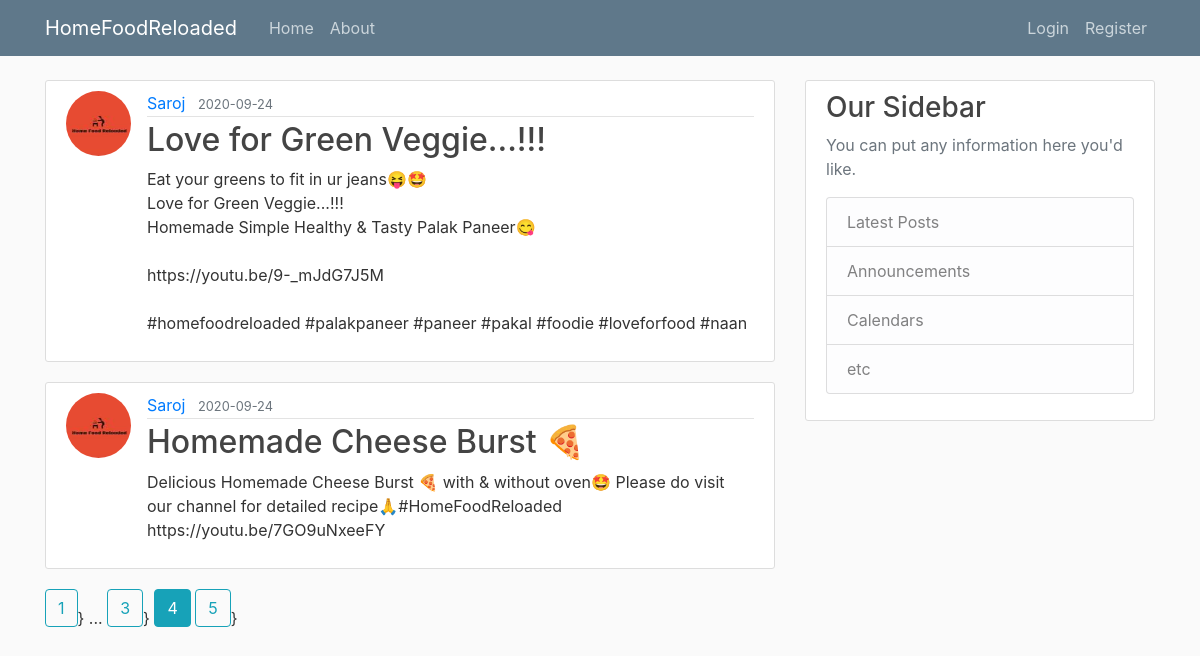
/home?page=4, run on the app's committed database.
### flaskblog/models.py (models this page shows, shortened)
class Post(db.Model):
    id = db.Column(db.Integer, primary_key=True)
    title = db.Column(db.String(100),nullable=False)
    content = db.Column(db.Text(),nullable=False)
    created = db.Column(db.DateTime, nullable = False, default=datetime.utcnow)
    user_id = db.Column(db.Integer,db.ForeignKey('user.id'), nullable=False)

class User(db.Model, UserMixin ):
    id= db.Column(db.Integer,primary_key=True)
    username= db.Column(db.String(20), unique=True, nullable=False)
    email= db.Column(db.String(120),unique=True,nullable=False)
    image_file= db.Column(db.String(20),nullable=False,default='default.jpg')
    password= db.Column(db.String(100),nullable=False)
    posts= db.relationship('Post',backref='author',lazy=True)

### flaskblog/main/routes.py (the view)
@main.route('/')
@main.route('/home')
def hello_world():
    page = request.args.get('page', 1, type=int)
    posts=Post.query.paginate(page=page, per_page=2)
    return render_template('home.html' , posts = posts)

### flaskblog/templates/home.html
{% extends "layout.html" %}
{% block content %}
    {% for post in posts.items %}
        <article class="media content-section">
          <img class="rounded-circle article-img" src="{{ url_for('static', filename='profile_pics/' + post.author.image_file) }}">
          <div class="media-body">
            <div class="article-metadata">
              <a class="mr-2" href="{{ url_for('users.user_post', username= post.author.username) }}">{{ post.author.username }}</a>
              <small class="text-muted">{{ post.created.strftime('%Y-%m-%d') }}</small>
            </div>
            <h2><a class="article-title" href="{{ url_for('posts.post', id=post.id) }}">{{ post.title }}</a></h2>
            <p class="article-content">{{ post.content }}</p>
          </div>
        </article>
    {% endfor %}
    {% for page_num in posts.iter_pages(left_edge=1, right_edge=1, left_current=1, right_current=2) %}
        {% if page_num %}
            {% if posts.page == page_num %}
                <a class="btn btn-info mb-4" href="{{ url_for('main.hello_world', page=page_num) }}">{{ page_num }}</a>
            {% else %}
                <a class="btn btn-outline-info mb-4" href="{{ url_for('main.hello_world', page=page_num) }}">{{ page_num }}</a>}
            {% endif %}
        {% else %}
            ...
        {% endif %}
    {% endfor %}
{% endblock content %}

### flaskblog/static/main.css (style rules this page uses)
body { background: #fafafa; color: #333333; margin-top: 5rem; }
h1, h2, h3, h4, h5, h6 { color: #444444; }
.content-section { background: #ffffff; padding: 10px 20px; border: 1px solid #dddddd; border-radius: 3px; margin-bottom: 20px; }
.article-title { color: #444444; }
.article-content { white-space: pre-line; }
.article-img { height: 65px; width: 65px; margin-right: 16px; }
.article-metadata { padding-bottom: 1px; margin-bottom: 4px; border-bottom: 1px solid #e3e3e3 }

### data on the page
Post: image_file (picture), author.username "Saroj", created "2020-09-24", title "Love for Green Veggie...!!!", content "Eat your greens to fit in ur jeans😝🤩 Love for Green Veggie...!!! Homemade Simple Healthy & Tasty Palak Paneer😋 https://youtu.be/9-_mJdG7J5M #homefoodreloaded #palakpaneer #paneer #pakal #foodie #loveforfood #naan"
Post: image_file (picture), author.username "Saroj", created "2020-09-24", title "Homemade Cheese Burst 🍕", content "Delicious Homemade Cheese Burst 🍕 with & without oven🤩 Please do visit our channel for detailed recipe🙏#HomeFoodReloaded https://youtu.be/7GO9uNxeeFY"

### other printed values
{{ page_num }} "1" "3" "5"
{{ page_num }} "4"
